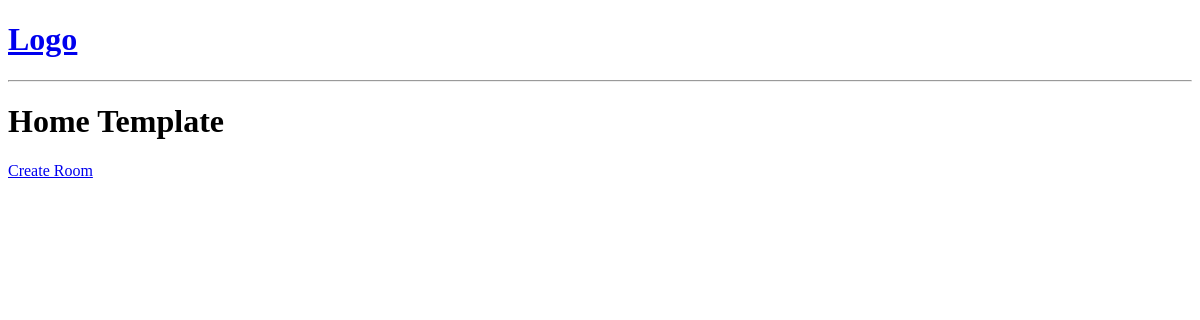
The app's page /, older data.
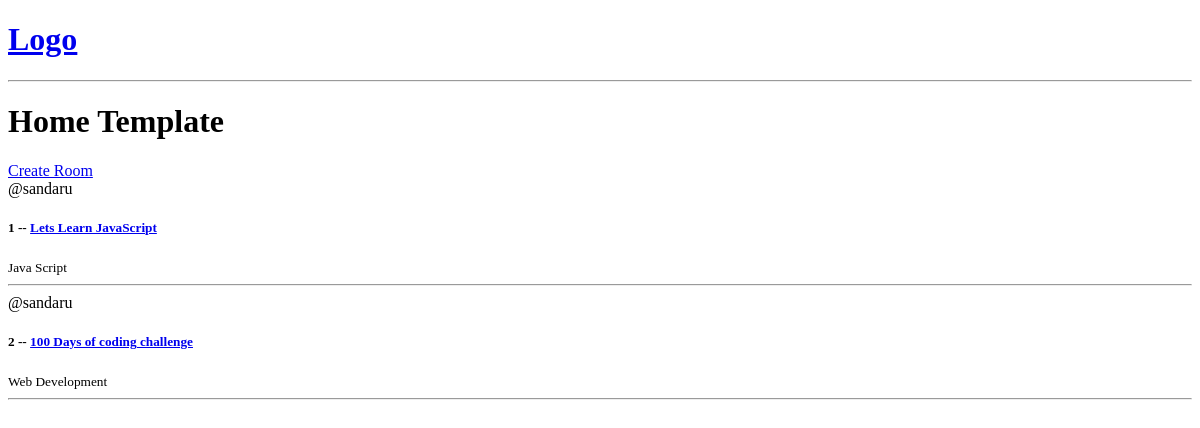
The same page, newer data.
### base/models.py (models this page shows, shortened)
class Room (models.Model):
    host = models.ForeignKey(User, on_delete=models.SET_NULL, null=True)
    topic = models.ForeignKey(Topic, on_delete=models.SET_NULL, null=True) #One topic can have several Rooms
    name = models.CharField(max_length=200)
    description = models.TextField(null=True)
    updated = models.DateTimeField(auto_now= True) # The datetime will updated everytime when save
    created = models.DateTimeField(auto_now_add=True) # The Date Time will updated at the 1st save only
    class Meta:
        ordering = ['-updated', '-created']

class Topic(models.Model):
    name =  models.CharField(max_length=200)

### base/views.py (the view)
# urls.py: path('', views.home, name="home"),
def home(request):
    rooms = Room.objects.all() #objects means a model manager Querrin all the rooms
    context = {'rooms': rooms}
    return render(request, 'base/home.html', context)

### base/templates/base/home.html
{% extends 'main.html' %} {%block content%}
<h1>Home Template</h1>
<div>
    <a href="{% url 'create-room' %}">Create Room</a>
    <div>
        {%for room in rooms%}
        <div>
            <span>@{{room.host}}</span>
            <h5>{{room.id}} -- <a href="{% url 'room' room.id%}">{{room.name}}</a></h5>
            <small>{{room.topic.name}}</small>
            <hr>
        </div>
        {%endfor%}
    </div>
</div>
{%endblock content%}

### templates/main.html (shortened to what this page needs)
<!DOCTYPE html>
<html>
<head>
</head>
<body>
    {% include 'navbar.html' %}
    {% block content %}
    {% endblock %}
</body>
</html>

### templates/navbar.html
<a href="/">
    <h1>Logo</h1>
</a>
<hr>

Row changes from the older to the newer data that the page shows:
added Room: host "sandaru", id "1", name "Lets Learn JavaScript", topic.name "Java Script"
added Room: host "sandaru", id "2", name "100 Days of coding challenge", topic.name "Web Development"
